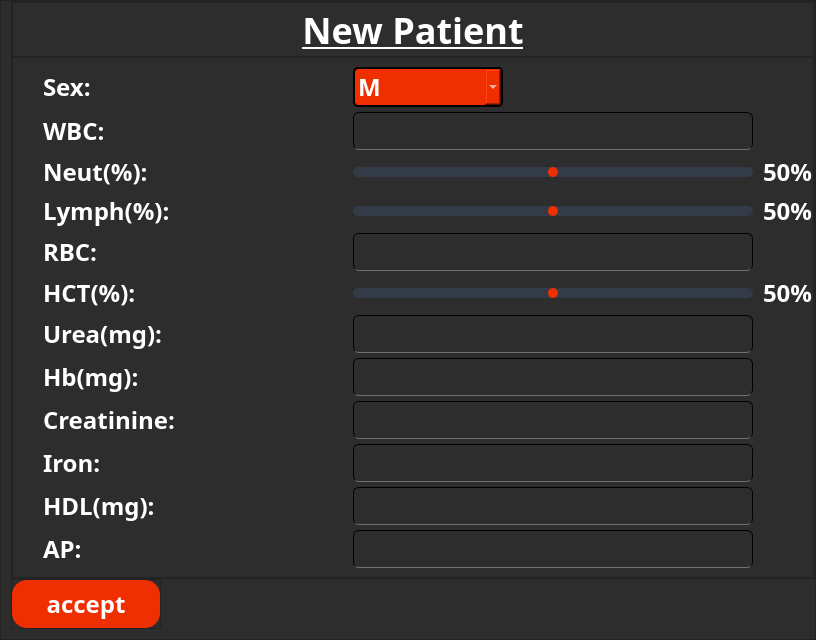
         <widget class="QWidget" name="New_patient_page">
          <property name="styleSheet">
           <string notr="true">
*{
	font-family:century gothic;
	font-size:24px;
	color: white;
	font-weight: bold;
}


QLineEdit{
	
	background:transparent;
	border:1px solid;
	color:white;
	border-bottom:1px solid #717072;
	border-radius:6px;
}

QSlider{
	margin:0px;
	
}

QSlider::groove:horizontal{
	
	border-radius:5px;
	margin:0px;
	height:10px;
	background-color: rgb(52, 59, 72);
}

QSlider::groove:horizontal:hover{
	background-color: rgb(90, 102, 125);
}

QSlider::handle:horizontal{
	border:none;
	height:10px;
	width:10px;
	margin:0px;
	border-radius:5px;
	background-color: rgb(240, 47, 0);
}

QSlider::handle:horizontal:hover{
	background:#B02300;
}

QSlider::handle:horizontal:pressed{
	background:#701600;
}
</string>
          </property>
          <layout class="QVBoxLayout" name="verticalLayout_7">
           <property name="spacing">
            <number>0</number>
           </property>
           <property name="leftMargin">
            <number>0</number>
           </property>
           <property name="topMargin">
            <number>0</number>
           </property>
           <property name="rightMargin">
            <number>0</number>
           </property>
           <property name="bottomMargin">
            <number>0</number>
           </property>
           <item>
            <widget class="QFrame" name="frame_content">
             <property name="styleSheet">
              <string notr="true">background-color: rgb(45, 45, 45);</string>
             </property>
             <property name="frameShape">
              <enum>QFrame::StyledPanel</enum>
             </property>
             <property name="frameShadow">
              <enum>QFrame::Raised</enum>
             </property>
             <layout class="QVBoxLayout" name="verticalLayout_5">
              <property name="spacing">
               <number>0</number>
              </property>
              <property name="leftMargin">
               <number>10</number>
              </property>
              <property name="topMargin">
               <number>0</number>
              </property>
              <property name="rightMargin">
               <number>0</number>
              </property>
              <property name="bottomMargin">
               <number>10</number>
              </property>
              <item>
               <widget class="QFrame" name="frame_mainbody">
                <property name="frameShape">
                 <enum>QFrame::StyledPanel</enum>
                </property>
                <property name="frameShadow">
                 <enum>QFrame::Raised</enum>
                </property>
                <layout class="QVBoxLayout" name="verticalLayout_6">
                 <property name="spacing">
                  <number>0</number>
                 </property>
                 <property name="leftMargin">
                  <number>0</number>
                 </property>
                 <property name="topMargin">
                  <number>0</number>
                 </property>
                 <property name="rightMargin">
                  <number>0</number>
                 </property>
                 <property name="bottomMargin">
                  <number>0</number>
                 </property>
                 <item>
                  <widget class="QFrame" name="frame_title">
                   <property name="minimumSize">
                    <size>
                     <width>0</width>
                     <height>55</height>
                    </size>
                   </property>
                   <property name="maximumSize">
                    <size>
                     <width>16777215</width>
                     <height>55</height>
                    </size>
                   </property>
                   <property name="frameShape">
                    <enum>QFrame::StyledPanel</enum>
                   </property>
                   <property name="frameShadow">
                    <enum>QFrame::Raised</enum>
                   </property>
                   <layout class="QHBoxLayout" name="horizontalLayout_3">
                    <property name="spacing">
                     <number>0</number>
                    </property>
                    <property name="leftMargin">
                     <number>0</number>
                    </property>
                    <property name="topMargin">
                     <number>0</number>
                    </property>
                    <property name="rightMargin">
                     <number>0</number>
                    </property>
                    <property name="bottomMargin">
                     <number>0</number>
                    </property>
                    <item>
                     <widget class="QLabel" name="label_title">
                      <property name="font">
                       <font>
                        <family>century gothic</family>
                        <pointsize>-1</pointsize>
                        <weight>75</weight>
                        <bold>true</bold>
                        <underline>true</underline>
                       </font>
                      </property>
                      <property name="styleSheet">
                       <string notr="true">text-decoration:underline;
font-size:36px;

</string>
                      </property>
                      <property name="text">
                       <string>New Patient</string>
                      </property>
                      <property name="alignment">
                       <set>Qt::AlignCenter</set>
                      </property>
                     </widget>
                    </item>
                   </layout>
                  </widget>
                 </item>
                 <item alignment="Qt::AlignLeft">
                  <widget class="QFrame" name="frame_body">
                   <property name="minimumSize">
                    <size>
                     <width>0</width>
                     <height>0</height>
                    </size>
                   </property>
                   <property name="frameShape">
                    <enum>QFrame::StyledPanel</enum>
                   </property>
                   <property name="frameShadow">
                    <enum>QFrame::Raised</enum>
                   </property>
                   <layout class="QGridLayout" name="gridLayout" columnstretch="0,0,0" columnminimumwidth="300,0,0">
                    <property name="leftMargin">
                     <number>30</number>
                    </property>
                    <property name="rightMargin">
                     <number>0</number>
                    </property>
                    <property name="horizontalSpacing">
                     <number>10</number>
                    </property>
                    <property name="verticalSpacing">
                     <number>5</number>
                    </property>
                    <item row="7" column="1">
                     <widget class="QLineEdit" name="lineEdit_Hb">
                      <property name="sizePolicy">
                       <sizepolicy hsizetype="Fixed" vsizetype="Fixed">
                        <horstretch>0</horstretch>
                        <verstretch>0</verstretch>
                       </sizepolicy>
                      </property>
                      <property name="minimumSize">
                       <size>
                        <width>400</width>
                        <height>0</height>
                       </size>
                      </property>
                     </widget>
                    </item>
                    <item row="8" column="0">
                     <widget class="QLabel" name="label_Creatini">
                      <property name="frameShape">
                       <enum>QFrame::NoFrame</enum>
                      </property>
                      <property name="text">
                       <string>Creatinine:</string>
                      </property>
                     </widget>
                    </item>
                    <item row="8" column="1">
                     <widget class="QLineEdit" name="lineEdit_Creatinine">
                      <property name="sizePolicy">
                       <sizepolicy hsizetype="Fixed" vsizetype="Fixed">
                        <horstretch>0</horstretch>
                        <verstretch>0</verstretch>
                       </sizepolicy>
                      </property>
                      <property name="minimumSize">
                       <size>
                        <width>400</width>
                        <height>0</height>
                       </size>
                      </property>
                     </widget>
                    </item>
                    <item row="9" column="0">
                     <widget class="QLabel" name="label_Iron">
                      <property name="text">
                       <string>Iron:</string>
                      </property>
                     </widget>
                    </item>
                    <item row="9" column="1">
                     <widget class="QLineEdit" name="lineEdit_Iron">
                      <property name="sizePolicy">
                       <sizepolicy hsizetype="Fixed" vsizetype="Fixed">
                        <horstretch>0</horstretch>
                        <verstretch>0</verstretch>
                       </sizepolicy>
                      </property>
                      <property name="minimumSize">
                       <size>
                        <width>400</width>
                        <height>0</height>
                       </size>
                      </property>
                     </widget>
                    </item>
                    <item row="10" column="0">
                     <widget class="QLabel" name="label_HDL">
                      <property name="text">
                       <string>HDL(mg):</string>
                      </property>
                     </widget>
                    </item>
                    <item row="6" column="0">
                     <widget class="QLabel" name="label_Urea">
                      <property name="frameShape">
                       <enum>QFrame::NoFrame</enum>
                      </property>
                      <property name="text">
                       <string>Urea(mg):</string>
                      </property>
                     </widget>
                    </item>
                    <item row="3" column="2">
                     <widget class="QLabel" name="label_Lymph_value">
                      <property name="text">
                       <string>50%</string>
                      </property>
                     </widget>
                    </item>
                    <item row="0" column="1">
                     <widget class="QComboBox" name="comboBox_Sex">
                      <property name="maximumSize">
                       <size>
                        <width>150</width>
                        <height>16777215</height>
                       </size>
                      </property>
                      <property name="styleSheet">
                       <string notr="true">*{
	background-color: rgb(240, 47, 0);
	border: 2px solid black;
	border-radius: 5px;
	
}

QAbstractItemView {
	selection-background-color:#701600;
	outline:none;
	margin:-1px;
	padding: 2px 2px 2px 2px;
}

::down-arrow{
	image: url(:/Icons/arrow-down-16.png);
}
</string>
                      </property>
                      <item>
                       <property name="text">
                        <string>M</string>
                       </property>
                      </item>
                      <item>
                       <property name="text">
                        <string>F</string>
                       </property>
                      </item>
                     </widget>
                    </item>
                    <item row="4" column="1">
                     <widget class="QLineEdit" name="lineEdit_RBC">
                      <property name="sizePolicy">
                       <sizepolicy hsizetype="Fixed" vsizetype="Fixed">
                        <horstretch>0</horstretch>
                        <verstretch>0</verstretch>
                       </sizepolicy>
                      </property>
                      <property name="minimumSize">
                       <size>
                        <width>400</width>
                        <height>0</height>
                       </size>
                      </property>
                     </widget>
                    </item>
                    <item row="4" column="0">
                     <widget class="QLabel" name="label_RBC">
                      <property name="text">
                       <string>RBC:</string>
                      </property>
                     </widget>
                    </item>
                    <item row="5" column="1">
                     <widget class="QSlider" name="Slider_HCT">
                      <property name="sizePolicy">
                       <sizepolicy hsizetype="Fixed" vsizetype="Fixed">
                        <horstretch>0</horstretch>
                        <verstretch>0</verstretch>
                       </sizepolicy>
                      </property>
                      <property name="minimumSize">
                       <size>
                        <width>400</width>
                        <height>0</height>
                       </size>
                      </property>
                      <property name="maximum">
                       <number>100</number>
                      </property>
                      <property name="sliderPosition">
                       <number>50</number>
                      </property>
                      <property name="orientation">
                       <enum>Qt::Horizontal</enum>
                      </property>
                      <property name="tickPosition">
                       <enum>QSlider::TicksBelow</enum>
                      </property>
                      <property name="tickInterval">
                       <number>10</number>
                      </property>
                     </widget>
                    </item>
                    <item row="7" column="0">
                     <widget class="QLabel" name="label_Hb">
                      <property name="text">
                       <string>Hb(mg):</string>
                      </property>
                     </widget>
                    </item>
                    <item row="6" column="1">
                     <widget class="QLineEdit" name="lineEdit_Urea">
                      <property name="sizePolicy">
                       <sizepolicy hsizetype="Fixed" vsizetype="Fixed">
                        <horstretch>0</horstretch>
                        <verstretch>0</verstretch>
                       </sizepolicy>
                      </property>
                      <property name="minimumSize">
                       <size>
                        <width>400</width>
                        <height>0</height>
                       </size>
                      </property>
                     </widget>
                    </item>
                    <item row="0" column="0">
                     <widget class="QLabel" name="label_sex">
                      <property name="font">
                       <font>
                        <family>century gothic</family>
                        <pointsize>-1</pointsize>
                        <weight>75</weight>
                        <bold>true</bold>
                       </font>
                      </property>
                      <property name="styleSheet">
                       <string notr="true"/>
                      </property>
                      <property name="text">
                       <string>Sex:</string>
                      </property>
                      <property name="alignment">
                       <set>Qt::AlignLeading|Qt::AlignLeft|Qt::AlignVCenter</set>
                      </property>
                     </widget>
                    </item>
                    <item row="1" column="1">
                     <widget class="QLineEdit" name="lineEdit_WBC">
                      <property name="sizePolicy">
                       <sizepolicy hsizetype="Fixed" vsizetype="Fixed">
                        <horstretch>0</horstretch>
                        <verstretch>0</verstretch>
                       </sizepolicy>
                      </property>
                      <property name="minimumSize">
                       <size>
                        <width>400</width>
                        <height>0</height>
                       </size>
                      </property>
                      <property name="inputMask">
                       <string/>
                      </property>
                      <property name="text">
                       <string/>
                      </property>
                      <property name="placeholderText">
                       <string/>
                      </property>
                     </widget>
                    </item>
                    <item row="2" column="2">
                     <widget class="QLabel" name="label_Neut_value">
                      <property name="text">
                       <string>50%</string>
                      </property>
                     </widget>
                    </item>
                    <item row="1" column="0">
                     <widget class="QLabel" name="label_WBC">
                      <property name="text">
                       <string>WBC:</string>
                      </property>
                     </widget>
                    </item>
                    <item row="5" column="0">
                     <widget class="QLabel" name="label_HCT">
                      <property name="text">
                       <string>HCT(%):</string>
                      </property>
                     </widget>
                    </item>
                    <item row="10" column="1">
                     <widget class="QLineEdit" name="lineEdit_HDL">
                      <property name="sizePolicy">
                       <sizepolicy hsizetype="Fixed" vsizetype="Fixed">
                        <horstretch>0</horstretch>
                        <verstretch>0</verstretch>
                       </sizepolicy>
                      </property>
                      <property name="minimumSize">
                       <size>
                        <width>400</width>
                        <height>0</height>
                       </size>
                      </property>
                     </widget>
                    </item>
                    <item row="11" column="1">
                     <widget class="QLineEdit" name="lineEdit_AP">
                      <property name="sizePolicy">
                       <sizepolicy hsizetype="Fixed" vsizetype="Fixed">
                        <horstretch>0</horstretch>
                        <verstretch>0</verstretch>
                       </sizepolicy>
                      </property>
                      <property name="minimumSize">
                       <size>
                        <width>400</width>
                        <height>0</height>
                       </size>
                      </property>
                     </widget>
                    </item>
                    <item row="11" column="0">
                     <widget class="QLabel" name="label_AP">
                      <property name="text">
                       <string>AP:</string>
                      </property>
                     </widget>
                    </item>
                    <item row="5" column="2">
                     <widget class="QLabel" name="label_HCT_value">
                      <property name="text">
                       <string>50%</string>
                      </property>
                      <property name="alignment">
                       <set>Qt::AlignLeading|Qt::AlignLeft|Qt::AlignTop</set>
                      </property>
                     </widget>
                    </item>
                    <item row="2" column="0">
                     <widget class="QLabel" name="label_Neut">
                      <property name="text">
                       <string>Neut(%):</string>
                      </property>
                     </widget>
                    </item>
                    <item row="2" column="1">
                     <widget class="QSlider" name="Slider_Neut">
                      <property name="sizePolicy">
                       <sizepolicy hsizetype="Fixed" vsizetype="Fixed">
                        <horstretch>0</horstretch>
                        <verstretch>0</verstretch>
                       </sizepolicy>
                      </property>
                      <property name="minimumSize">
                       <size>
                        <width>400</width>
                        <height>0</height>
                       </size>
                      </property>
                      <property name="maximum">
                       <number>100</number>
                      </property>
                      <property name="value">
                       <number>50</number>
                      </property>
                      <property name="sliderPosition">
                       <number>50</number>
                      </property>
                      <property name="orientation">
                       <enum>Qt::Horizontal</enum>
                      </property>
                      <property name="invertedAppearance">
                       <bool>false</bool>
                      </property>
                      <property name="tickPosition">
                       <enum>QSlider::TicksBelow</enum>
                      </property>
                      <property name="tickInterval">
                       <number>10</number>
                      </property>
                     </widget>
                    </item>
                    <item row="3" column="0">
                     <widget class="QLabel" name="label_Lymph">
                      <property name="text">
                       <string>Lymph(%):</string>
                      </property>
                     </widget>
                    </item>
                    <item row="3" column="1">
                     <widget class="QSlider" name="Slider_Lymph">
                      <property name="sizePolicy">
                       <sizepolicy hsizetype="Fixed" vsizetype="Fixed">
                        <horstretch>0</horstretch>
                        <verstretch>0</verstretch>
                       </sizepolicy>
                      </property>
                      <property name="minimumSize">
                       <size>
                        <width>400</width>
                        <height>0</height>
                       </size>
                      </property>
                      <property name="maximum">
                       <number>100</number>
                      </property>
                      <property name="sliderPosition">
                       <number>50</number>
                      </property>
                      <property name="orientation">
                       <enum>Qt::Horizontal</enum>
                      </property>
                      <property name="tickPosition">
                       <enum>QSlider::TicksBelow</enum>
                      </property>
                      <property name="tickInterval">
                       <number>10</number>
                      </property>
                     </widget>
                    </item>
                   </layout>
                  </widget>
                 </item>
                </layout>
               </widget>
              </item>
              <item alignment="Qt::AlignLeft">
               <widget class="QFrame" name="frame_navigation">
                <property name="minimumSize">
                 <size>
                  <width>150</width>
                  <height>50</height>
                 </size>
                </property>
                <property name="maximumSize">
                 <size>
                  <width>150</width>
                  <height>50</height>
                 </size>
                </property>
                <property name="frameShape">
                 <enum>QFrame::StyledPanel</enum>
                </property>
                <property name="frameShadow">
                 <enum>QFrame::Raised</enum>
                </property>
                <layout class="QHBoxLayout" name="horizontalLayout_7">
                 <property name="spacing">
                  <number>0</number>
                 </property>
                 <property name="leftMargin">
                  <number>0</number>
                 </property>
                 <property name="topMargin">
                  <number>0</number>
                 </property>
                 <property name="rightMargin">
                  <number>0</number>
                 </property>
                 <property name="bottomMargin">
                  <number>0</number>
                 </property>
                 <item>
                  <widget class="QPushButton" name="btn_accept">
                   <property name="sizePolicy">
                    <sizepolicy hsizetype="Expanding" vsizetype="Expanding">
                     <horstretch>0</horstretch>
                     <verstretch>0</verstretch>
                    </sizepolicy>
                   </property>
                   <property name="styleSheet">
                    <string notr="true">*{
	background-color: rgb(240, 47, 0);
	border-radius:15px;
}
:hover{
	color:white;
	background:#B02300;
}

:pressed{
	background:#701600;
}</string>
                   </property>
                   <property name="text">
                    <string>accept</string>
                   </property>
                  </widget>
                 </item>
                </layout>
               </widget>
              </item>
             </layout>
            </widget>
           </item>
          </layout>
         </widget>
